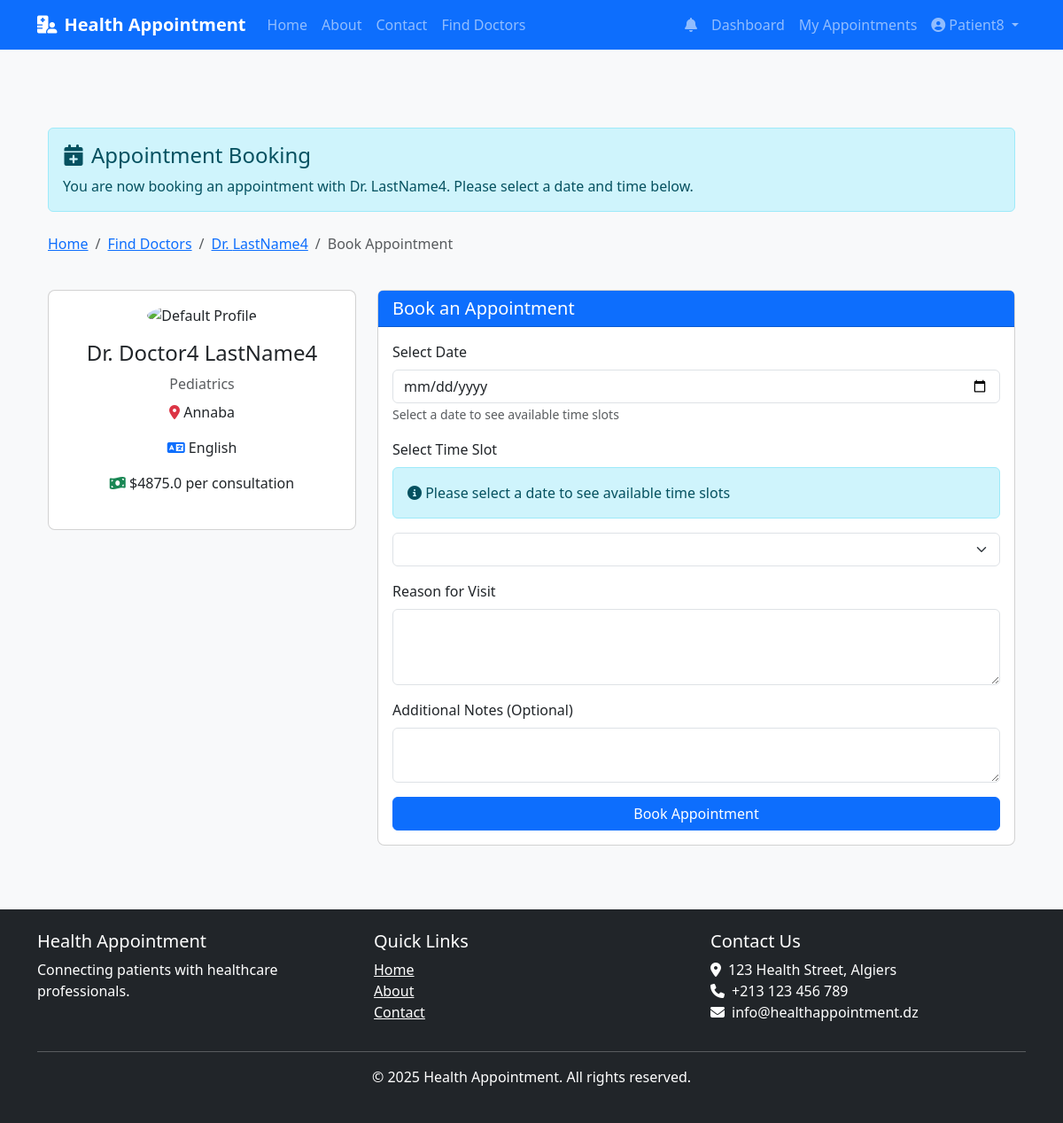
/book-appointment/4 (signed in), run on the app's committed database.
### models.py (models this page shows, shortened)
class User(db.Model, UserMixin):
    __tablename__ = 'users'
    id = db.Column(db.Integer, primary_key=True)
    email = db.Column(db.String(120), unique=True, nullable=False)
    phone = db.Column(db.String(20), unique=True, nullable=False)
    password_hash = db.Column(db.String(128), nullable=False)
    first_name = db.Column(db.String(50), nullable=False)
    last_name = db.Column(db.String(50), nullable=False)
    user_type = db.Column(db.Enum(UserType), nullable=False)
    is_active = db.Column(db.Boolean, default=False)
    created_at = db.Column(db.DateTime, default=datetime.utcnow)
    updated_at = db.Column(db.DateTime, default=datetime.utcnow, onupdate=datetime.utcnow)
    phone_verified = db.Column(db.Boolean, default=False)
    phone_verification_code = db.Column(db.String(6))
    phone_verification_sent_at = db.Column(db.DateTime)
    email_verified = db.Column(db.Boolean, default=False)
    email_verification_token = db.Column(db.String(100))
    email_verification_sent_at = db.Column(db.DateTime)
    patient = db.relationship('Patient', backref='user', uselist=False, cascade='all, delete-orphan')
    doctor = db.relationship('Doctor', backref='user', uselist=False, cascade='all, delete-orphan')
    notifications = db.relationship('Notification', backref='user', lazy=True, cascade='all, delete-orphan')

class Doctor(db.Model):
    __tablename__ = 'doctors'
    id = db.Column(db.Integer, primary_key=True)
    user_id = db.Column(db.Integer, db.ForeignKey('users.id'), nullable=False)
    specialty = db.Column(db.String(100))
    license_number = db.Column(db.String(50), unique=True, nullable=False)
    years_of_experience = db.Column(db.Integer)
    education = db.Column(db.Text)
    bio = db.Column(db.Text)
    verification_status = db.Column(db.Enum(VerificationStatus), default=VerificationStatus.PENDING)
    verification_notes = db.Column(db.Text)
    location = db.Column(db.String(255))
    languages = db.Column(db.String(255))  # Comma-separated list of languages
    consultation_fee = db.Column(db.Float)
    profile_picture = db.Column(db.String(255))
    license_document_path = db.Column(db.String(255))
    certificate_path = db.Column(db.String(255))
    availability = db.relationship('DoctorAvailability', backref='doctor', lazy=True, cascade='all, delete-orphan')
    appointments = db.relationship('Appointment', backref='doctor', lazy=True, cascade='all, delete-orphan')

### routes.py (the view, shortened to what this page needs)
@main.route('/book-appointment/<int:doctor_id>', methods=['GET', 'POST'])
@login_required
def book_appointment(doctor_id):
    current_app.logger.debug(f"book_appointment called for doctor_id={doctor_id}")
    current_app.logger.debug(f"User type: {current_user.user_type}")
    if current_user.user_type != UserType.PATIENT:
        flash('Only patients can book appointments.', 'danger')
        return redirect(url_for('main.index'))
    doctor = Doctor.query.get_or_404(doctor_id)
    patient = Patient.query.filter_by(user_id=current_user.id).first_or_404()
    form = AppointmentBookingForm()
    return render_template('main/book_appointment.html',
                          doctor=doctor,
                          form=form,
                          current_date=datetime.now().strftime('%Y-%m-%d'))

### forms.py
class AppointmentBookingForm(FlaskForm):
    appointment_date = DateField('Appointment Date', validators=[DataRequired()])
    time_slot = SelectField('Time Slot', validators=[DataRequired()])
    reason = TextAreaField('Reason for Visit', validators=[DataRequired()])
    notes = TextAreaField('Additional Notes')
    submit = SubmitField('Book Appointment')

### app.py (called while the page is built)
@login_manager.user_loader
def load_user(user_id):
    return User.query.get(int(user_id))

def create_app():
    app = Flask(__name__)
    app.config.from_object(get_config())
    app.config['SESSION_COOKIE_NAME'] = f'session_{uuid.uuid4().hex[:8]}'
    os.makedirs(app.config['UPLOAD_FOLDER'], exist_ok=True)
    db.init_app(app)
    login_manager.init_app(app)
    login_manager.login_view = 'auth.login'
    login_manager.login_message_category = 'info'
    mail.init_app(app)
    bcrypt.init_app(app)
    app.register_blueprint(main)
    app.register_blueprint(auth, url_prefix='/auth')
    app.register_blueprint(patient, url_prefix='/patient')
    app.register_blueprint(doctor, url_prefix='/doctor')
    app.register_blueprint(admin, url_prefix='/admin')
    app.register_blueprint(admin_panel)
    @app.context_processor
    def inject_now():
        return {'now': datetime.datetime.now()}
    return app

### templates/main/book_appointment.html (shortened to what this page needs)
{% extends 'base.html' %}
{% block content %}
<div class="container mt-5">
    <div class="alert alert-info mb-4">
        <h4 class="alert-heading"><i class="fas fa-calendar-plus me-2"></i>Appointment Booking</h4>
        <p class="mb-0">You are now booking an appointment with Dr. {{ doctor.user.last_name }}. Please select a date and time below.</p>
    </div>
    <div class="row mb-4">
        <div class="col-md-12">
            <nav aria-label="breadcrumb">
                <ol class="breadcrumb">
                    <li class="breadcrumb-item"><a href="{{ url_for('main.index') }}">Home</a></li>
                    <li class="breadcrumb-item"><a href="{{ url_for('main.find_doctors') }}">Find Doctors</a></li>
                    <li class="breadcrumb-item"><a href="{{ url_for('main.doctor_profile', doctor_id=doctor.id) }}">Dr. {{ doctor.user.last_name }}</a></li>
                    <li class="breadcrumb-item active">Book Appointment</li>
                </ol>
            </nav>
        </div>
    </div>
    <div class="row">
        <div class="col-md-4 mb-4">
            <div class="card">
                <div class="card-body text-center">
                    {% if doctor.profile_picture %}
                        <img src="{{ url_for('static', filename=doctor.profile_picture) }}" alt="Profile Picture" class="img-fluid rounded-circle mb-3" style="max-width: 150px; max-height: 150px;">
                    {% else %}
                        <img src="{{ url_for('static', filename='img/default-profile.png') }}" alt="Default Profile" class="img-fluid rounded-circle mb-3" style="max-width: 150px; max-height: 150px;">
                    {% endif %}
                    <h4>Dr. {{ doctor.user.first_name }} {{ doctor.user.last_name }}</h4>
                    <p class="text-muted mb-2">{{ doctor.specialty }}</p>
                    <div class="mb-3">
                        <i class="fas fa-map-marker-alt text-danger"></i>
                        {{ doctor.location or 'Location not specified' }}
                    </div>
                    <div class="mb-3">
                        <i class="fas fa-language text-primary"></i>
                        {{ doctor.languages or 'Languages not specified' }}
                    </div>
                    <div class="mb-4">
                        <i class="fas fa-money-bill-wave text-success"></i>
                        ${{ doctor.consultation_fee or '0' }} per consultation
                    </div>
                </div>
            </div>
        </div>
        <div class="col-md-8">
            <div class="card">
                <div class="card-header bg-primary text-white">
                    <h5 class="card-title mb-0">Book an Appointment</h5>
                </div>
                <div class="card-body">
                    <form method="POST" id="appointmentForm" action="{{ url_for('main.book_appointment', doctor_id=doctor.id) }}">
                        <div class="mb-3">
                            <label for="appointment_date" class="form-label">Select Date</label>
                            {{ form.appointment_date(class="form-control", id="appointment_date") }}
                            <small class="text-muted">Select a date to see available time slots</small>
                        </div>
                        <div class="mb-3">
                            <label for="time_slot" class="form-label">Select Time Slot</label>
                            <div id="timeSlotContainer" class="mb-2">
                            </div>
                            {{ form.time_slot(class="form-select", id="time_slot") }}
                        </div>
                        <div class="mb-3">
                            <label for="reason" class="form-label">Reason for Visit</label>
                            {{ form.reason(class="form-control", rows=3) }}
                        </div>
                        <div class="mb-3">
                            <label for="notes" class="form-label">Additional Notes (Optional)</label>
                            {{ form.notes(class="form-control", rows=2) }}
                        </div>
                        <div class="d-grid gap-2">
                            {{ form.submit(class="btn btn-primary") }}
                        </div>
                    </form>
                </div>
            </div>
        </div>
    </div>
</div>
{% endblock %}

### templates/base.html (shortened to what this page needs)
<!DOCTYPE html>
<html lang="en">
<head>
    <link href="https://cdn.jsdelivr.net/npm/bootstrap@5.3.0/dist/css/bootstrap.min.css" rel="stylesheet">
    <link rel="stylesheet" href="https://cdnjs.cloudflare.com/ajax/libs/font-awesome/6.4.0/css/all.min.css">
    <link rel="stylesheet" href="{{ url_for('static', filename='css/style.css') }}">
</head>
<body>
    <nav class="navbar navbar-expand-lg navbar-dark bg-primary">
        <div class="container">
            <a class="navbar-brand" href="{{ url_for('main.index') }}">
                <i class="fas fa-hospital-user me-2"></i>Health Appointment
            </a>
            <div class="collapse navbar-collapse" id="navbarNav">
                <ul class="navbar-nav me-auto">
                    <li class="nav-item">
                        <a class="nav-link" href="{{ url_for('main.index') }}">Home</a>
                    </li>
                    <li class="nav-item">
                        <a class="nav-link" href="{{ url_for('main.about') }}">About</a>
                    </li>
                    <li class="nav-item">
                        <a class="nav-link" href="{{ url_for('main.contact') }}">Contact</a>
                    </li>
                    {% if current_user.is_authenticated %}
                    <li class="nav-item">
                        <a class="nav-link" href="{{ url_for('main.find_doctors') }}">Find Doctors</a>
                    </li>
                    {% endif %}
                </ul>
                <ul class="navbar-nav">
                    {% if current_user.is_authenticated %}
                        <li class="nav-item">
                            <a class="nav-link position-relative" href="{{ url_for('main.notifications') }}">
                                <i class="fas fa-bell"></i>
                            </a>
                        </li>
                        {% if current_user.user_type.value == 'patient' %}
                            <li class="nav-item">
                                <a class="nav-link" href="{{ url_for('patient.dashboard') }}">Dashboard</a>
                            </li>
                            <li class="nav-item">
                                <a class="nav-link" href="{{ url_for('patient.appointments') }}">My Appointments</a>
                            </li>
                        {% endif %}
                        <li class="nav-item dropdown">
                            <a class="nav-link dropdown-toggle" href="#" id="userDropdown" role="button" data-bs-toggle="dropdown">
                                <i class="fas fa-user-circle me-1"></i>{{ current_user.first_name }}
                            </a>
                        </li>
                    {% endif %}
                </ul>
            </div>
        </div>
    </nav>
    <main class="container py-4">
        {% block content %}{% endblock %}
    </main>
    <footer class="bg-dark text-white py-4 mt-5">
        <div class="container">
            <div class="row">
                <div class="col-md-4">
                    <h5>Health Appointment</h5>
                    <p>Connecting patients with healthcare professionals.</p>
                </div>
                <div class="col-md-4">
                    <h5>Quick Links</h5>
                    <ul class="list-unstyled">
                        <li><a href="{{ url_for('main.index') }}" class="text-white">Home</a></li>
                        <li><a href="{{ url_for('main.about') }}" class="text-white">About</a></li>
                        <li><a href="{{ url_for('main.contact') }}" class="text-white">Contact</a></li>
                    </ul>
                </div>
                <div class="col-md-4">
                    <h5>Contact Us</h5>
                    <address>
                        <i class="fas fa-map-marker-alt me-2"></i>123 Health Street, Algiers<br>
                        <i class="fas fa-phone me-2"></i>+213 123 456 789<br>
                        <i class="fas fa-envelope me-2"></i>info@healthappointment.dz
                    </address>
                </div>
            </div>
            <hr>
            <div class="text-center">
                <p>&copy; {{ now.year }} Health Appointment. All rights reserved.</p>
            </div>
        </div>
    </footer>
</body>
</html>

### static/css/style.css (style rules this page uses)
body { font-family: 'Segoe UI', Tahoma, Geneva, Verdana, sans-serif; background-color: #f8f9fa; }
.navbar-brand { font-weight: bold; }
.card { border-radius: 0.5rem; transition: transform 0.3s; }
footer { margin-top: 3rem; }
.form-label { font-weight: 500; }
.btn-primary { background-color: #0d6efd; border-color: #0d6efd; }

### data on the page
User: first_name "Patient8"
User: user.last_name "LastName4", user.first_name "Doctor4"
Doctor: specialty "Pediatrics", location "Annaba", languages "English", consultation_fee "4875.0"
